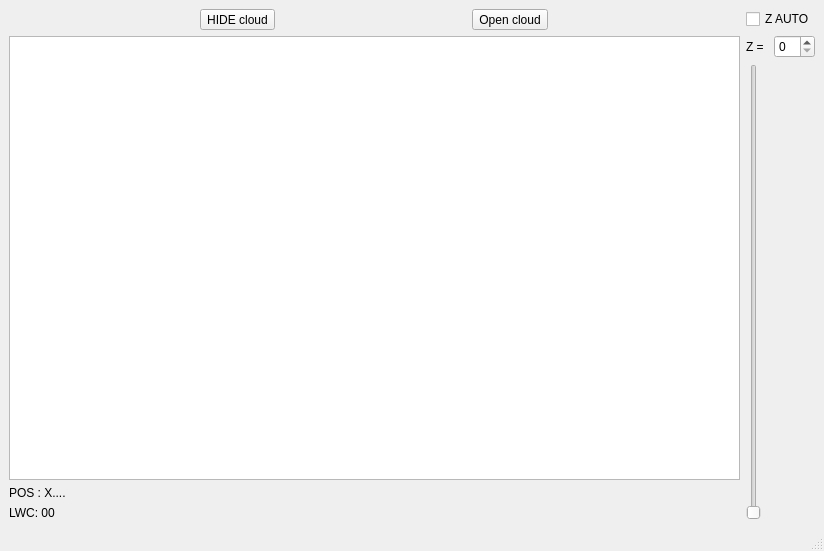
<?xml version="1.0" encoding="UTF-8"?>
<ui version="4.0">
 <class>MainWindow</class>
 <widget class="QMainWindow" name="MainWindow">
  <property name="geometry">
   <rect>
    <x>0</x>
    <y>0</y>
    <width>824</width>
    <height>551</height>
   </rect>
  </property>
  <property name="windowTitle">
   <string>Titoo Visu</string>
  </property>
  <widget class="QWidget" name="centralwidget">
   <layout class="QHBoxLayout" name="horizontalLayout_3">
    <item>
     <layout class="QVBoxLayout" name="verticalLayout_3">
      <item>
       <layout class="QHBoxLayout" name="horizontalLayout_2">
        <item>
         <widget class="QToolButton" name="hideCloudButton">
          <property name="text">
           <string>HIDE cloud</string>
          </property>
         </widget>
        </item>
        <item>
         <widget class="QToolButton" name="openCloudButton">
          <property name="text">
           <string>Open cloud</string>
          </property>
         </widget>
        </item>
       </layout>
      </item>
      <item>
       <widget class="QGraphicsView" name="graphicsView"/>
      </item>
      <item>
       <layout class="QVBoxLayout" name="verticalLayout_2">
        <item>
         <widget class="QLabel" name="posLabel">
          <property name="text">
           <string>POS : X....</string>
          </property>
         </widget>
        </item>
        <item>
         <widget class="QLabel" name="lwcLabel">
          <property name="text">
           <string>LWC: 00</string>
          </property>
         </widget>
        </item>
       </layout>
      </item>
     </layout>
    </item>
    <item>
     <layout class="QVBoxLayout" name="verticalLayout">
      <item>
       <widget class="QCheckBox" name="zAutoCheckbox">
        <property name="text">
         <string>Z AUTO</string>
        </property>
       </widget>
      </item>
      <item>
       <layout class="QHBoxLayout" name="horizontalLayout">
        <item>
         <widget class="QLabel" name="label">
          <property name="text">
           <string>Z = </string>
          </property>
         </widget>
        </item>
        <item>
         <widget class="QSpinBox" name="zSpinbox"/>
        </item>
       </layout>
      </item>
      <item>
       <widget class="QSlider" name="zSlider">
        <property name="orientation">
         <enum>Qt::Vertical</enum>
        </property>
       </widget>
      </item>
     </layout>
    </item>
   </layout>
  </widget>
  <widget class="QMenuBar" name="menubar">
   <property name="geometry">
    <rect>
     <x>0</x>
     <y>0</y>
     <width>824</width>
     <height>22</height>
    </rect>
   </property>
  </widget>
  <widget class="QStatusBar" name="statusbar"/>
 </widget>
 <resources/>
 <connections>
  <connection>
   <sender>zSlider</sender>
   <signal>valueChanged(int)</signal>
   <receiver>zSpinbox</receiver>
   <slot>setValue(int)</slot>
   <hints>
    <hint type="sourcelabel">
     <x>741</x>
     <y>306</y>
    </hint>
    <hint type="destinationlabel">
     <x>788</x>
     <y>74</y>
    </hint>
   </hints>
  </connection>
  <connection>
   <sender>zSpinbox</sender>
   <signal>valueChanged(int)</signal>
   <receiver>zSlider</receiver>
   <slot>setValue(int)</slot>
   <hints>
    <hint type="sourcelabel">
     <x>788</x>
     <y>74</y>
    </hint>
    <hint type="destinationlabel">
     <x>741</x>
     <y>306</y>
    </hint>
   </hints>
  </connection>
 </connections>
</ui>
